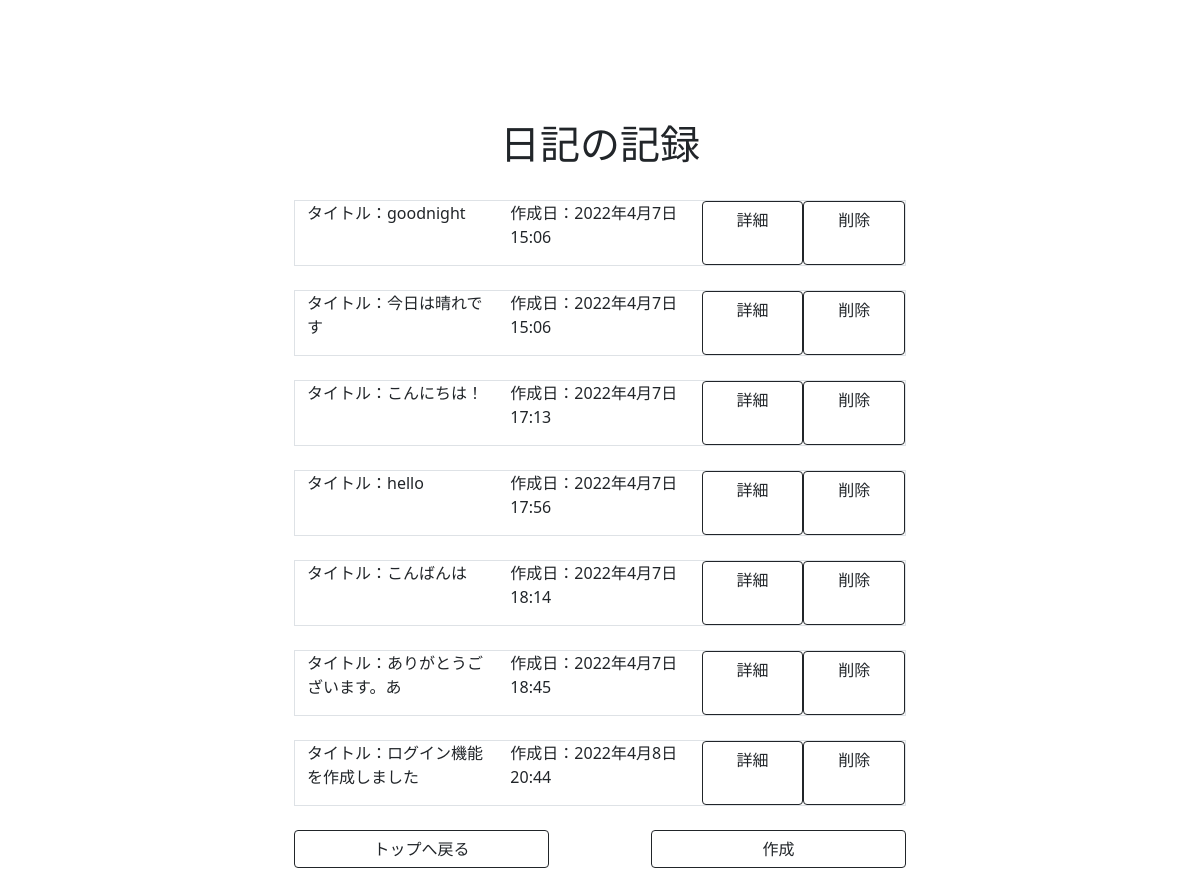
/diary/list, run on the app's committed database.
### diary/models.py (models this page shows)
class Diary(models.Model):
    id = models.UUIDField(primary_key=True, default=uuid.uuid4, editable=False)
    date = models.DateField(verbose_name='日付', default=timezone.now)
    title = models.CharField(verbose_name='タイトル', max_length=30)
    text = models.TextField(verbose_name='テキスト', max_length=255)
    created_at = models.DateTimeField(verbose_name='作成日時', default=timezone.now)
    updated_at = models.DateTimeField(verbose_name='編集日時', blank=True, null=True)

### diary/views.py (the view)
# urls.py: path('diary/list', views.DiaryListView.as_view(), name='diary_list'),
class DiaryListView(ListView):
    template_name = 'diary_list.html'
    model = Diary

### templates/diary_list.html
{% extends "base.html"%}
{% block content %}
<h1 class="w-100 text-center" >日記の記録</h1>
<br>
<div class="w-50 content-center m-auto" >
    {% for diary in diary_list %}
    <div class="row border">
        <p class="col-4 ">タイトル：{{ diary.title }}</p>
        <p class="col-4 " >作成日：{{ diary.created_at }}</p>
        <a class="col-2 w-20 btn btn-outline-dark" href="{% url 'diary:diary_detail' diary.pk %}" >詳細</a>
        <a class="col-2 w-20 btn btn-outline-dark" href="{% url 'diary:diary_delete' diary.pk %}" >削除</a>
    </div>
    <br>
    {% endfor %}
    <div class="row">
    <a class="col w-auto btn btn-outline-dark" href="{% url 'diary:index' %}">トップへ戻る</a><br>
    <a class="col w-auto btn btn-outline-dark offset-2 " href="{% url 'diary:diary_create' %}" >作成</a><br>
    </div>
</div>
{% endblock %}

### templates/base.html (shortened to what this page needs)
<!DOCTYPE html>
<html lang="jp">
<head>
    <link href="https://cdn.jsdelivr.net/npm/bootstrap@5.0.2/dist/css/bootstrap.min.css" rel="stylesheet">
</head>
<body>
<div class="container-fluid">
    <br>
    <br>
    <br>
    <br>
    <br>
{% block content %}
{% endblock %}
<br>
<br>
</div>
</body>
</html>

### data on the page
Diary: title "goodnight", created_at "2022年4月7日15:06"
Diary: title "今日は晴れです", created_at "2022年4月7日15:06"
Diary: title "こんにちは！", created_at "2022年4月7日17:13"
Diary: title "hello", created_at "2022年4月7日17:56"
Diary: title "こんばんは", created_at "2022年4月7日18:14"
Diary: title "ありがとうございます。あ", created_at "2022年4月7日18:45"
Diary: title "ログイン機能を作成しました", created_at "2022年4月8日20:44"
